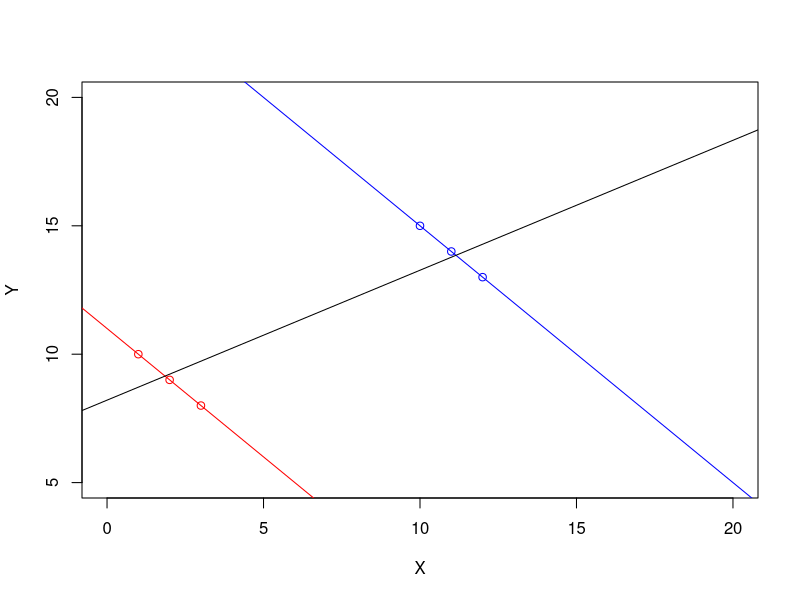

This chart was generated by the following R code:
    rm(list=ls())
    Xa <- c(1,2,3)
    Ya <- c(10,9,8)
    m0 <- lm(Ya~Xa)
    plot(Xa,Ya, xlim=c(0,20), ylim=c(5,20), col="red",xlab="X", ylab="Y")
    abline(m0, col="red")

    Xb <- c(10,11,12)
    Yb <- c(15,14,13)
    m1 <- lm(Yb~Xb)
    points(Xb,Yb, col="blue")
    abline(m1, col="blue")

    X <- c(Xa,Xb)
    Y <- c(Ya,Yb)
    m2 <- lm(Y~X)
    abline(m2, col="black")

